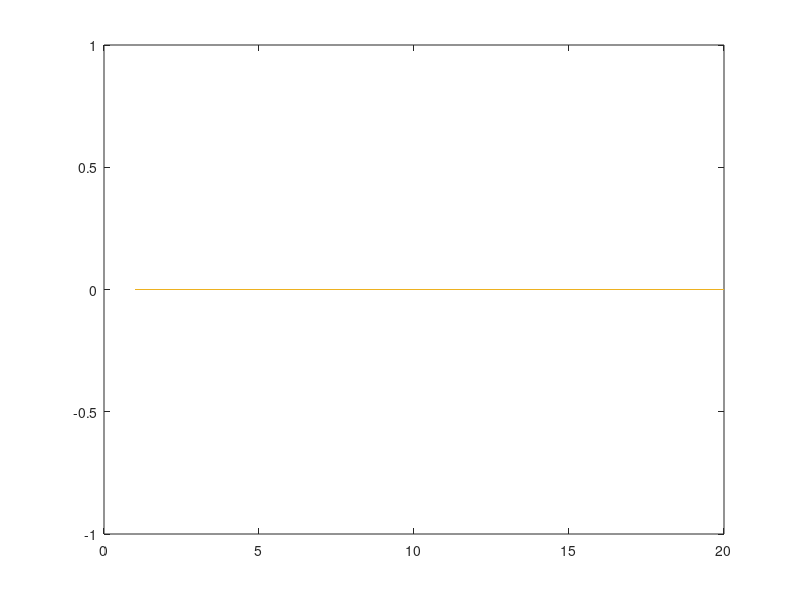
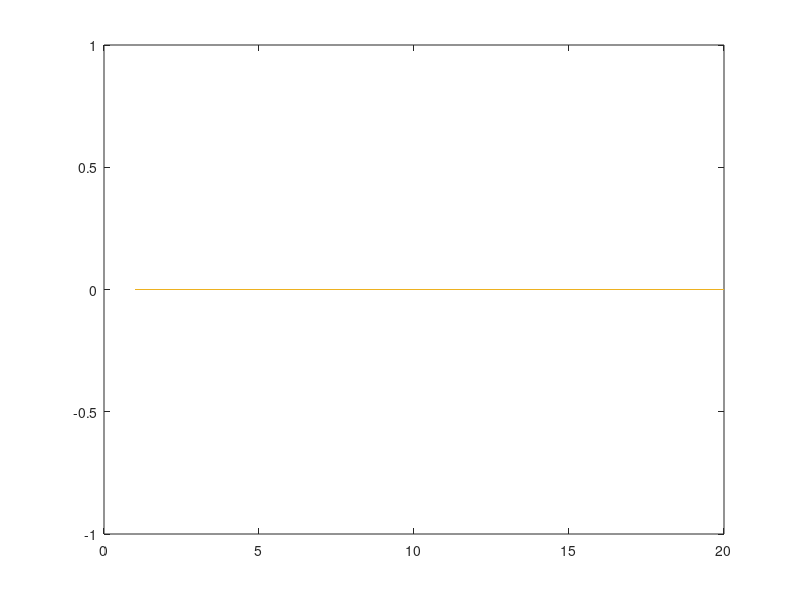
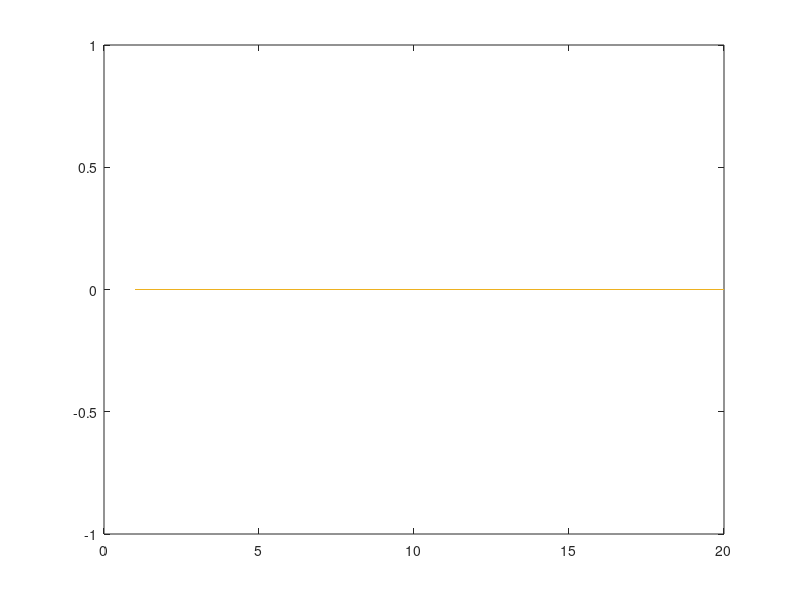

Write MATLAB code to recreate these figures, in order.
clc;
clear;
close all;

data_ave = zeros(20,10);
cnk_ave = zeros(20,10);

for i=0:19
    fn = sprintf('result_sa_core%d.csv',i);
    try
        dataArray = importfile(fn);
        for j=1:9
            data_ave(i+1,j) = mean((dataArray{10}-dataArray{j})./dataArray{10});
            cnk_ave(i+1,j) = mean(dataArray{j});
        end
        data_ave(i+1,10) = mean(dataArray{10});
        cnk_ave(i+1,10) = mean(dataArray{10});
    catch
        
    end
end

figure(1);
plot(data_ave(:,1:3))
figure(2);
plot(data_ave(:,4:6))
figure(3);
plot(data_ave(:,7:9))

save('data_load_ave.mat','data_ave')